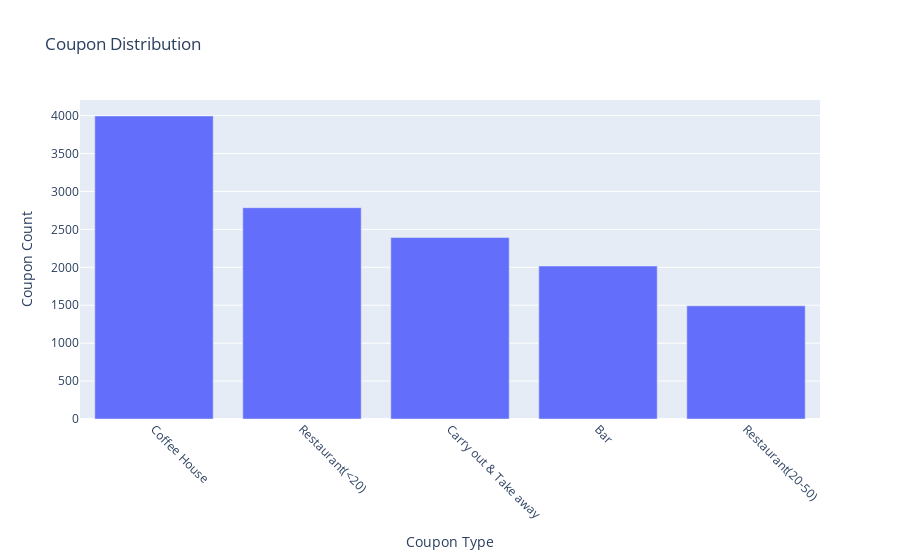

The cell this chart's notebook holds for it:
### Markdown cell above
5. Use a bar plot to visualize the `coupon` column.

### Code cell
import pandas as pd
import plotly.express as px

coupon_counts = data['coupon'].value_counts()
# Convert the counts to a DataFrame for Plotly
coupon_counts_df = coupon_counts.reset_index()
coupon_counts_df.columns = ['coupon', 'count']

# Create a bar plot using Plotly
fig = px.bar(coupon_counts_df, x='coupon', y='count', title='Coupon Distribution', labels={'coupon': 'Coupon Type', 'count': 'Coupon Count'})

# Update layout for better visualization
fig.update_layout(xaxis_title='Coupon Type', yaxis_title='Coupon Count', xaxis_tickangle=45)
fig.show()
# Total count of coupons = 12684

### Figure 1 — Plotly figure (JSON) as saved in the notebook; plotly's stock layout.template omitted (floating-point values rounded to 4 significant figures)
{"data": [{"alignmentgroup": "True", "hovertemplate": "Coupon Type=%{x}<br>Coupon Count=%{y}<extra></extra>", "legendgroup": "", "marker": {"color": "#636efa", "pattern": {"shape": ""}}, "name": "", "offsetgroup": "", "orientation": "v", "showlegend": false, "textposition": "auto", "type": "bar", "x": ["Coffee House", "Restaurant(<20)", "Carry out & Take away", "Bar", "Restaurant(20-50)"], "xaxis": "x", "y": [3996, 2786, 2393, 2017, 1492], "yaxis": "y"}], "layout": {"autosize": true, "barmode": "relative", "legend": {"tracegroupgap": 0}, "title": {"text": "Coupon Distribution"}, "xaxis": {"anchor": "y", "autorange": true, "domain": [0, 1], "range": [-0.5, 4.5], "tickangle": 45, "title": {"text": "Coupon Type"}, "type": "category"}, "yaxis": {"anchor": "x", "autorange": true, "domain": [0, 1], "range": [0, 4206.0], "title": {"text": "Coupon Count"}, "type": "linear"}}}
